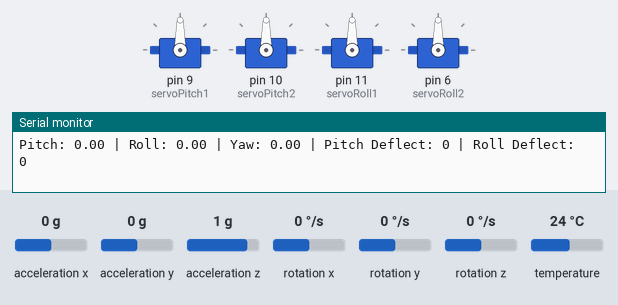
This sketch was run on a simulated Arduino Uno, built with avr-gcc and run on an emulated ATmega328P. Parts: 4 × servo, the last lines printed to the serial monitor. The inputs (shaded band) are chosen by the test bench; at power-on: rotation z 0 °/s, acceleration x 0 g, acceleration y 0 g, acceleration z 1 g, rotation x 0 °/s, rotation y 0 °/s, temperature 24 °C.

Above: at 1.2 s.
1.3 s: rotation z set to -100 °/s
At 1.9 s:
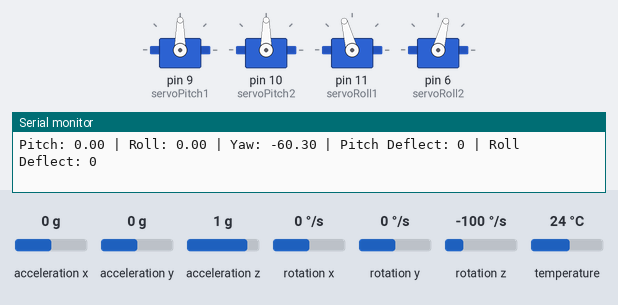
2.9 s: rotation z set to 100 °/s
At 5.0 s:
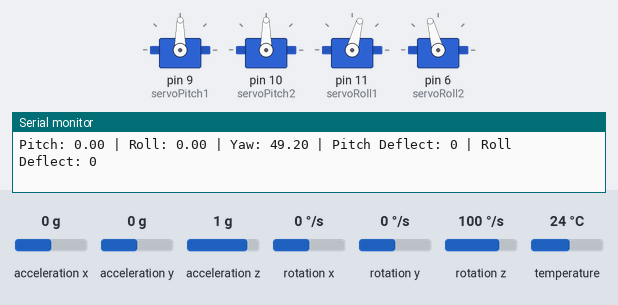
5.9 s: acceleration x set to -1.4 g
At 6.7 s:
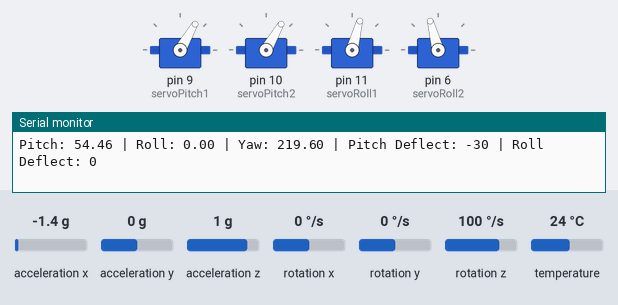
7.4 s: acceleration y set to -1.4 g
At 8.5 s:
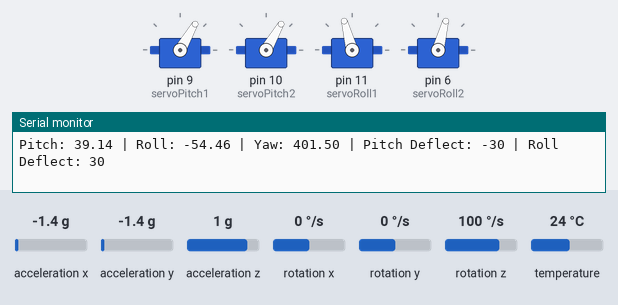
8.9 s: rotation z set to -192 °/s
At 11.7 s:
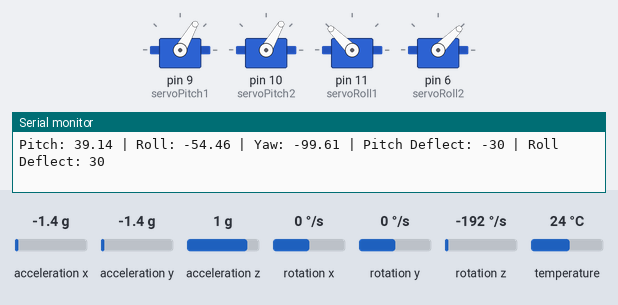
11.9 s: acceleration x set to 0 g
At 12.7 s:
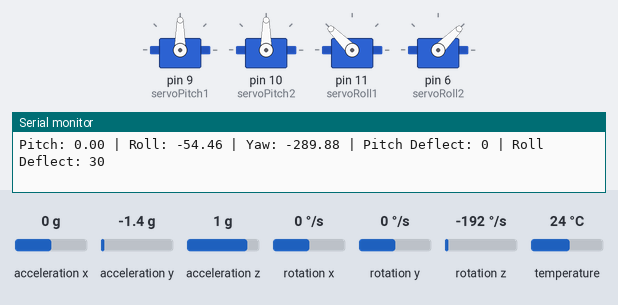
Timing chart, 0 to 14.4 s (numbered marks = the images above; inputs shaded):
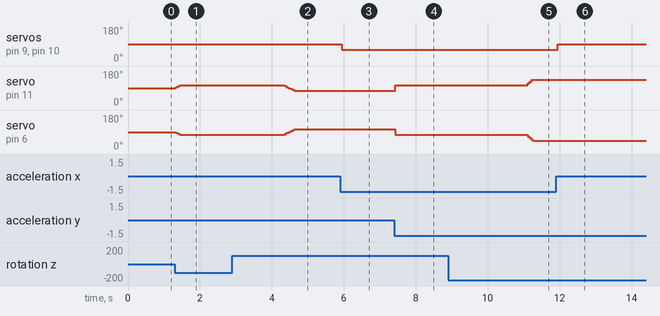

Measured:
- after the input at 1.3 s, servo on pin 11 (servoRoll1): 90° → 105° at once; servo on pin 6 (servoRoll2): 90° → 75° at once
- after the input at 2.9 s, servo on pin 11 (servoRoll1): 105° → 75° after 1.4 s; servo on pin 6 (servoRoll2): 75° → 105° after 1.4 s
- after the input at 5.9 s, servo on pin 9 (servoPitch1), servo on pin 10 (servoPitch2): 90° → 60° at once
- after the input at 7.4 s, servo on pin 11 (servoRoll1): 75° → 105° at once; servo on pin 6 (servoRoll2): 105° → 75° at once
- after the input at 8.9 s, servo on pin 11 (servoRoll1): 105° → 135° after 2.2 s; servo on pin 6 (servoRoll2): 75° → 45° after 2.2 s
- after the input at 11.9 s, servo on pin 9 (servoPitch1), servo on pin 10 (servoPitch2): 60° → 90° at once

The sketch:

sketch_feb1b.ino
```cpp
#include <Adafruit_MPU6050.h>
#include <Adafruit_Sensor.h>
#include <Wire.h>
#include <Servo.h>


Adafruit_MPU6050 mpu;
Servo servoPitch1;  // Pitch servo 1 (e.g., left elevator)
Servo servoPitch2;  // Pitch servo 2 (e.g., right elevator)
Servo servoRoll1;   // Roll servo 1 (e.g., left aileron)
Servo servoRoll2;   // Roll servo 2 (e.g., right aileron)

// Variables for yaw integration
float yaw = 0.0;
unsigned long lastTime = 0;

// Neutral positions (90° for center; adjust based on your linkage)
const int neutral = 90;

void setup() {
  Serial.begin(115200);
  while (!Serial) delay(10);

  Serial.println("MPU6050 RPY with 4 MG90S for Projectile Control!");

  if (!mpu.begin()) {
    Serial.println("Failed to find MPU6050 chip");
    while (1) delay(10);
  }
  Serial.println("MPU6050 Found!");

  mpu.setAccelerometerRange(MPU6050_RANGE_8_G);
  mpu.setGyroRange(MPU6050_RANGE_500_DEG);
  mpu.setFilterBandwidth(MPU6050_BAND_21_HZ);

  // Attach servos
  servoPitch1.attach(9);
  servoPitch2.attach(10);
  servoRoll1.attach(11);
  servoRoll2.attach(6);

  // Set to neutral
  servoPitch1.write(neutral);
  servoPitch2.write(neutral);
  servoRoll1.write(neutral);
  servoRoll2.write(neutral);

  Serial.println("Setup complete. Servos at neutral.");
  lastTime = millis();

}
void loop() {
  sensors_event_t a, g, temp;
  mpu.getEvent(&a, &g, &temp);

  // Calculate Roll and Pitch from accelerometer (in degrees)
  float roll = atan2(a.acceleration.y, a.acceleration.z) * 180.0 / PI;
  float pitch = atan2(-a.acceleration.x, sqrt(a.acceleration.y * a.acceleration.y + a.acceleration.z * a.acceleration.z)) * 180.0 / PI;

  // Calculate Yaw from gyro integration (in degrees)
  unsigned long currentTime = millis();
  float dt = (currentTime - lastTime) / 1000.0;
  yaw += g.gyro.z * dt * 180.0 / PI;
  lastTime = currentTime;

  // Control gains (adjust for sensitivity; higher = more response)
  float pitchGain = 2.0;  // Degrees of servo deflection per degree of pitch error
  float rollGain = 2.0;
  float yawGain = 1.0;    // For differential on roll servos

  // Desired RPY (set to 0 for level flight; change for maneuvers)
  float desiredPitch = 0.0;
  float desiredRoll = 0.0;
  float desiredYaw = 0.0;

  // Errors
  float pitchError = desiredPitch - pitch;
  float rollError = desiredRoll - roll;
  float yawError = desiredYaw - yaw;

  // Servo deflections (symmetric for pitch, differential for roll/yaw)
  int pitchDeflect = constrain(pitchError * pitchGain, -30, 30);  // Limit to ±30° deflection
  int rollDeflect = constrain(rollError * rollGain, -30, 30);
  int yawDeflect = constrain(yawError * yawGain, -15, 15);        // Smaller for yaw

  // Set servo positions
  servoPitch1.write(neutral + pitchDeflect);  // Both pitch servos move together
  servoPitch2.write(neutral + pitchDeflect);
  servoRoll1.write(neutral + rollDeflect + yawDeflect);  // Differential: one up, one down for roll; add yaw
  servoRoll2.write(neutral - rollDeflect - yawDeflect);

  // Print debug info
  Serial.print("Pitch: ");
  Serial.print(pitch);
  Serial.print(" | Roll: ");
  Serial.print(roll);
  Serial.print(" | Yaw: ");
  Serial.print(yaw);
  Serial.print(" | Pitch Deflect: ");
  Serial.print(pitchDeflect);
  Serial.print(" | Roll Deflect: ");
  Serial.println(rollDeflect);

  delay(50);  // Faster updates for control; adjust based on servo speed
}
```
